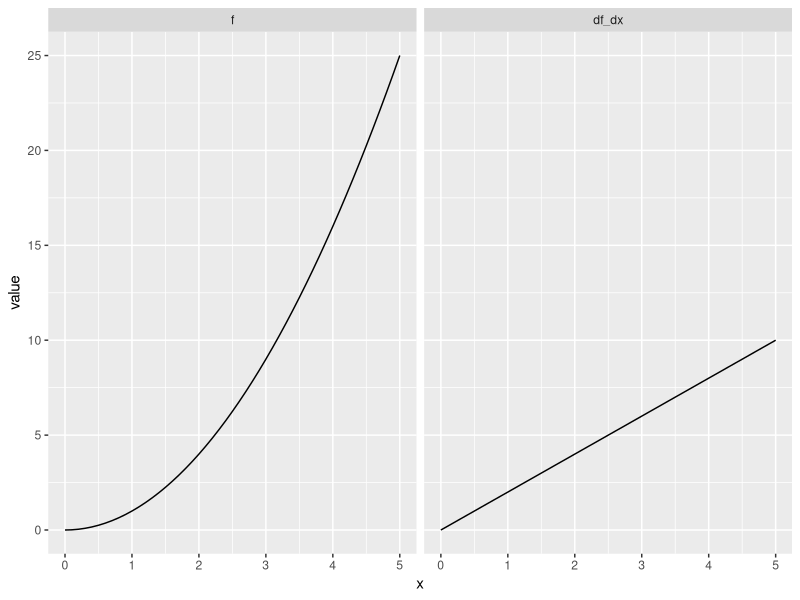
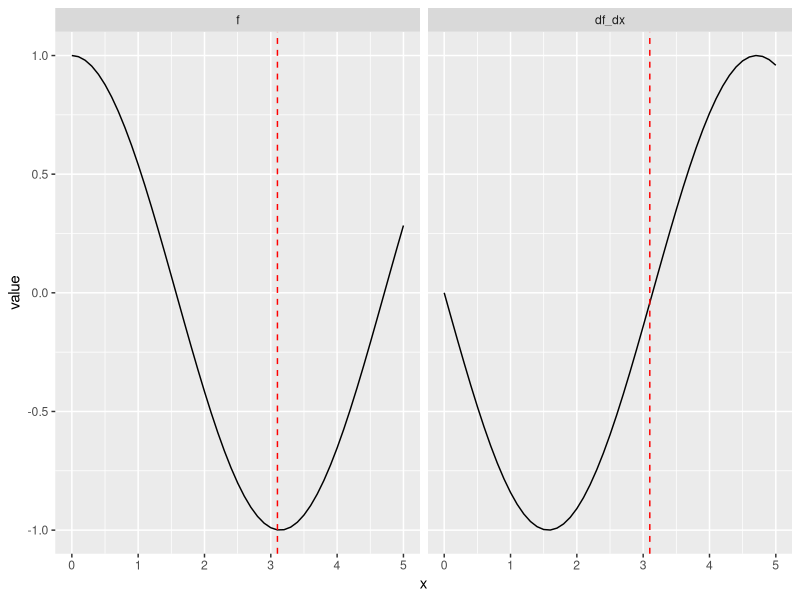
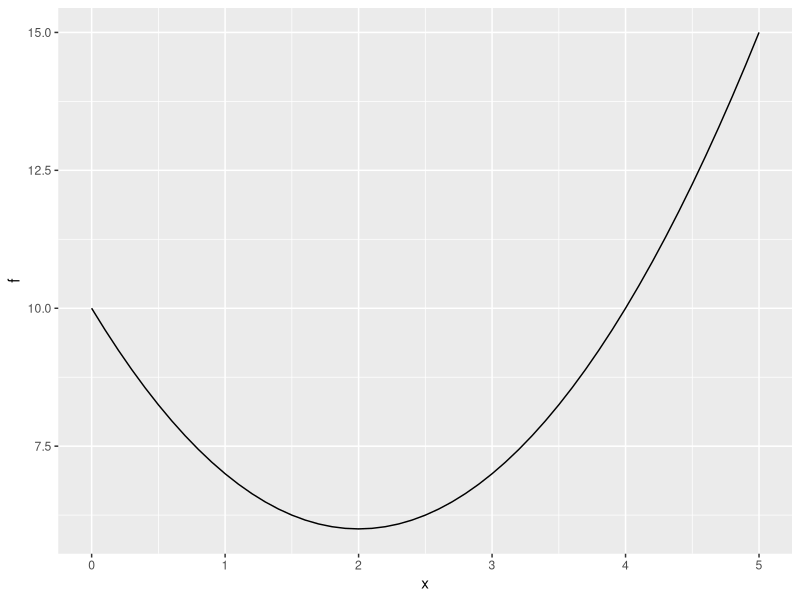
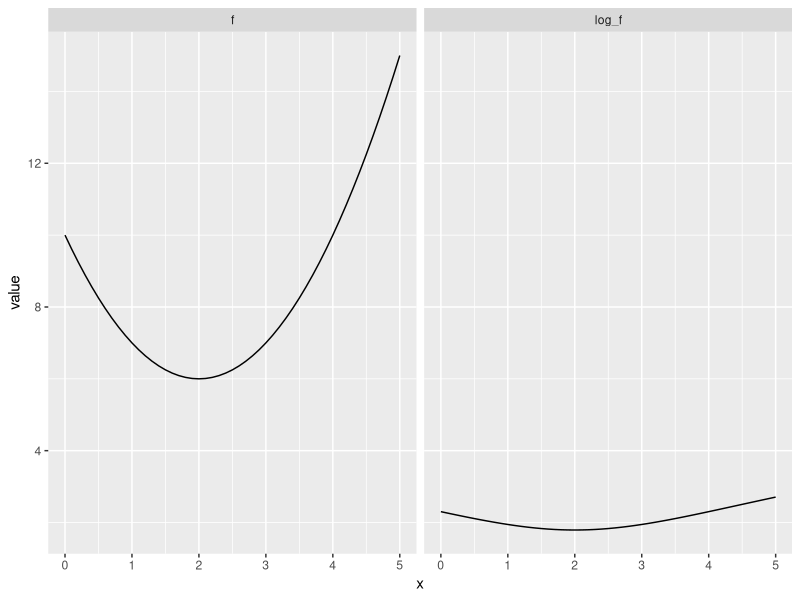

Recreate these plots in R, in order.
x <- seq(0,5,0.1) # x is a vector with numbers from 1 to 10
f <- x^2 # f is a vector with the values of the function for x = 1 to x = 10
df_dx <- 2*x # df_dx is a vector with the values of the derivative for x = 1 to x = 10
library(tidyverse)
x_dat <- data.frame(x=x,f=f,df_dx=df_dx) # make a data frame so we can plot these nicely
x_dat <- gather(x_dat, "func","value",f:df_dx) # put data frame in long form
x_dat$func <- x_dat$func %>% factor() %>% relevel("f") # makes it so "f" is the function plotted on left
ggplot(x_dat,aes(x=x,y=value)) + geom_line() + facet_grid(. ~ func) # plot func

x <- seq(0,5,0.1)
f <- cos(x)
x_min <- x[which.min(f)] # find the x value where f is at minimum
df_dx <- -sin(x)
x_dat <- data.frame(x=x,f=f,df_dx=df_dx) # make a data frame so we can plot these nicely
x_dat <- gather(x_dat, "func","value",f:df_dx) # put data frame in long form
x_dat$func <- x_dat$func %>% factor() %>% relevel("f") # makes it so "f" is the function plotted on left
ggplot(x_dat,aes(x=x,y=value)) + geom_line() + facet_grid(. ~ func) +
      geom_vline(xintercept = x_min,linetype="dashed",color="red")# add line where f is min

x <- seq(0,5,0.1)
f <- (x-2)^2 + 6
x_dat <- data.frame(x,f)
require(ggplot2) #in case you need to load the library again
ggplot(x_dat,aes(x=x,y=f)) + geom_line()


x <- seq(0,5,0.1)
f <- (x-2)^2 + 6
log_f <- log(f)
x_dat <- data.frame(x,f,log_f)
require(tidyverse)
x_dat <- gather(x_dat,"func","value",f:log_f) #put this in long form
ggplot(x_dat,aes(x=x,y=value)) + geom_line() + facet_grid(.~func) #plot function and log transformation of function side by side. 
